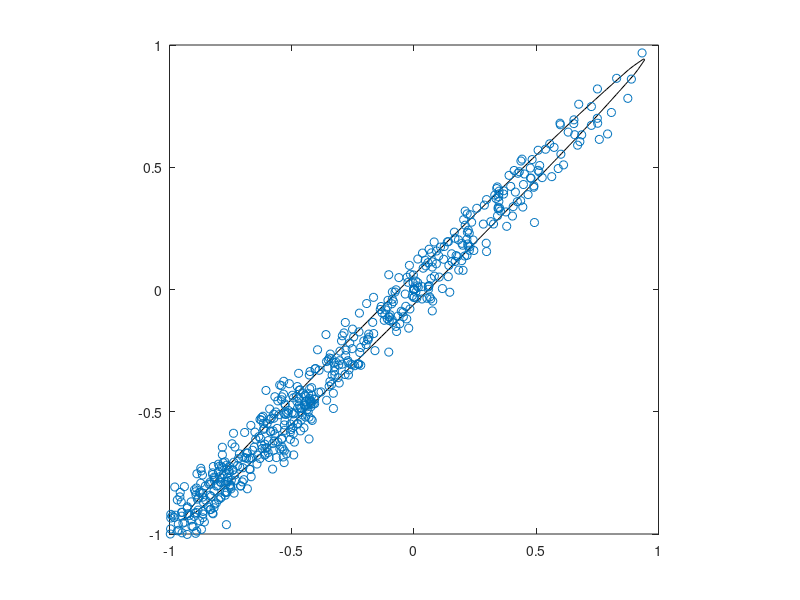

This figure's MATLAB source:
% Assignment 2: Question 3
% COSC380
% Author: Christian Caburian
% Date 14/08/17

% Define and plot sampling distribution
mu = [0 0]; % mean
rho = 0.998;
sigma = [1 rho; rho 1]; % covariance matrix
P = @(X) mvnpdf(X, mu, sigma); % X is implicitly a vector in R2
x1 = linspace(-1, 1);
x2 = x1;
[x1, x2] = meshgrid(x1, x2);
Pcontour = reshape(P([x1(:), x2(:)]), 100, 100);
figure(1);  clf;
contour(x1, x2, Pcontour, [1.6 3], 'k'); axis square

% Metropolis algorithm

% Initial State xt
% (arbitrarily chosen to begin on the target's edge)
xt = [ -0.55 -0.5]; 
eps = .05; 
sigQ = [ eps 0 ; 0 eps ];

% Random walk params
L = sqrt(2^2+2^2); 
T = ceil( (L / eps)^2 );
X = zeros(T, 2);

count_reject = 0;
count_accept = 0;
for t = 1:T 

    % Sample generated proposal Q
    xp = mvnrnd(xt, sigQ);    

    A = P(xp) / P(xt);    
    if A >= 1
        xt = xp;
        X(t,:) = xt;        
        count_accept = count_accept + 1;
    else
         if rand <= A
             xt = xp;
            X(t,:) = xt;
            count_accept = count_accept + 1;
         else
             % reject the state
             count_reject = count_reject + 1;
         end
    end    
end

% Plot samples
figure(1); hold on; scatter(X(:,1),X(:,2));